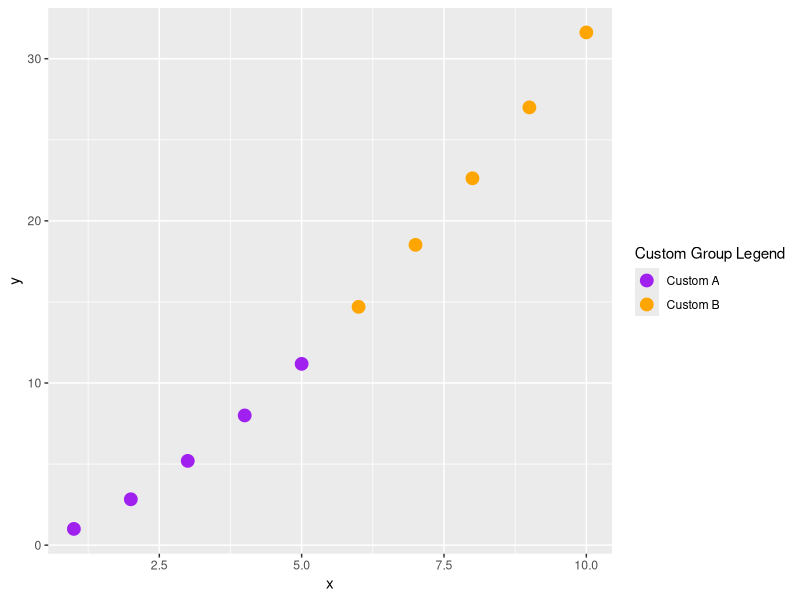

Reproduce this figure in R.
library(ggplot2)
df <- data.frame(
  x = 1:10,
  y = (1:10)^1.5,
  group = c(rep("Group A", 5), rep("Group B", 5))  # Two groups
)
p <- ggplot(df, aes(x = x, y = y, color = group)) +
  geom_point(size = 4) +
  scale_color_manual(
    values = c("Group A" = "purple", "Group B" = "orange"),
    labels = c("Custom A", "Custom B"),
    name = "Custom Group Legend"
  ) 
  theme_minimal() 
  ggtitle("ggplot2 with Manually Defined Legend")
print(p)
